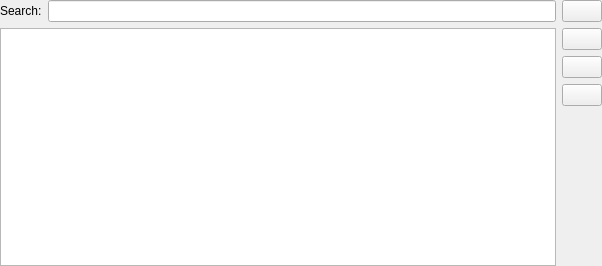
<?xml version="1.0" encoding="UTF-8"?>
<ui version="4.0">
 <class>QueueManagerWidget</class>
 <widget class="QWidget" name="QueueManagerWidget">
  <property name="geometry">
   <rect>
    <x>0</x>
    <y>0</y>
    <width>602</width>
    <height>266</height>
   </rect>
  </property>
  <property name="windowTitle">
   <string>Queue Manager</string>
  </property>
  <layout class="QHBoxLayout" name="horizontalLayout_2">
   <property name="margin">
    <number>0</number>
   </property>
   <item>
    <layout class="QVBoxLayout" name="verticalLayout">
     <item>
      <layout class="QHBoxLayout" name="horizontalLayout">
       <item>
        <widget class="QLabel" name="label">
         <property name="text">
          <string>Search:</string>
         </property>
        </widget>
       </item>
       <item>
        <widget class="KLineEdit" name="m_search">
         <property name="showClearButton" stdset="0">
          <bool>true</bool>
         </property>
        </widget>
       </item>
      </layout>
     </item>
     <item>
      <widget class="QTreeView" name="m_torrents"/>
     </item>
    </layout>
   </item>
   <item>
    <layout class="QVBoxLayout">
     <item>
      <widget class="KPushButton" name="m_move_top">
       <property name="text">
        <string/>
       </property>
      </widget>
     </item>
     <item>
      <widget class="KPushButton" name="m_move_up">
       <property name="text">
        <string/>
       </property>
      </widget>
     </item>
     <item>
      <widget class="KPushButton" name="m_move_down">
       <property name="text">
        <string/>
       </property>
      </widget>
     </item>
     <item>
      <widget class="KPushButton" name="m_move_bottom">
       <property name="text">
        <string/>
       </property>
      </widget>
     </item>
     <item>
      <spacer>
       <property name="orientation">
        <enum>Qt::Vertical</enum>
       </property>
       <property name="sizeHint" stdset="0">
        <size>
         <width>20</width>
         <height>40</height>
        </size>
       </property>
      </spacer>
     </item>
    </layout>
   </item>
  </layout>
 </widget>
 <customwidgets>
  <customwidget>
   <class>KPushButton</class>
   <extends>QPushButton</extends>
   <header>kpushbutton.h</header>
  </customwidget>
  <customwidget>
   <class>KLineEdit</class>
   <extends>QLineEdit</extends>
   <header>klineedit.h</header>
  </customwidget>
 </customwidgets>
 <resources/>
 <connections/>
</ui>
